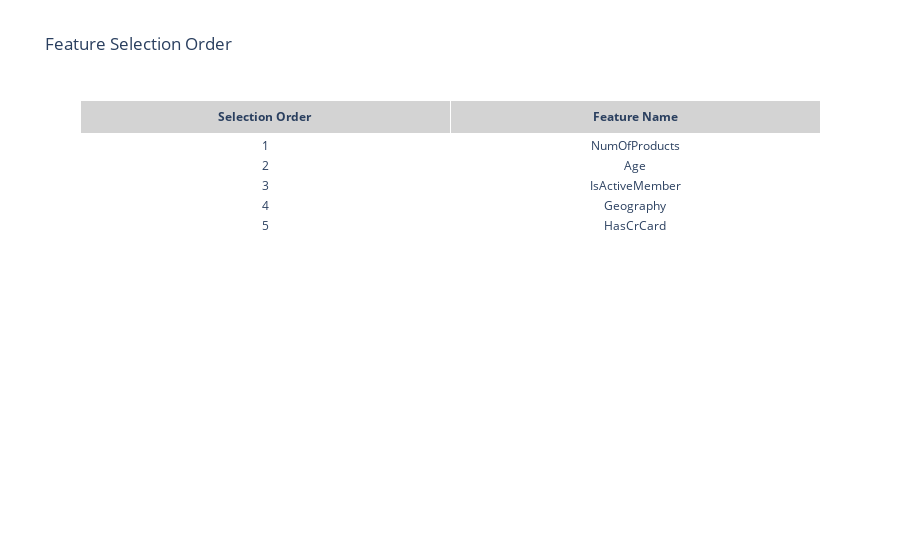

Notebook source saved alongside this figure:
### Code cell
import plotly.graph_objects as go

table = go.Figure(data=[go.Table(
    header=dict(values=["<b>Selection Order</b>", "<b>Feature Name</b>"],
                fill_color='lightgrey',
                align='center'),
    cells=dict(values=[list(range(1, len(selected_features) + 1)),
                       [feature_names[i] for i in selected_features]],
               fill_color='white',
               align='center')
)])

table.update_layout(title="Feature Selection Order")
table.show()

### Figure 1 — Plotly figure (JSON) as saved in the notebook; plotly's stock layout.template omitted (floating-point values rounded to 4 significant figures)
{"data": [{"cells": {"align": "center", "fill": {"color": "white"}, "values": [[1, 2, 3, 4, 5], ["NumOfProducts", "Age", "IsActiveMember", "Geography", "HasCrCard"]]}, "header": {"align": "center", "fill": {"color": "lightgrey"}, "values": ["<b>Selection Order</b>", "<b>Feature Name</b>"]}, "type": "table"}], "layout": {"title": {"text": "Feature Selection Order"}}}
